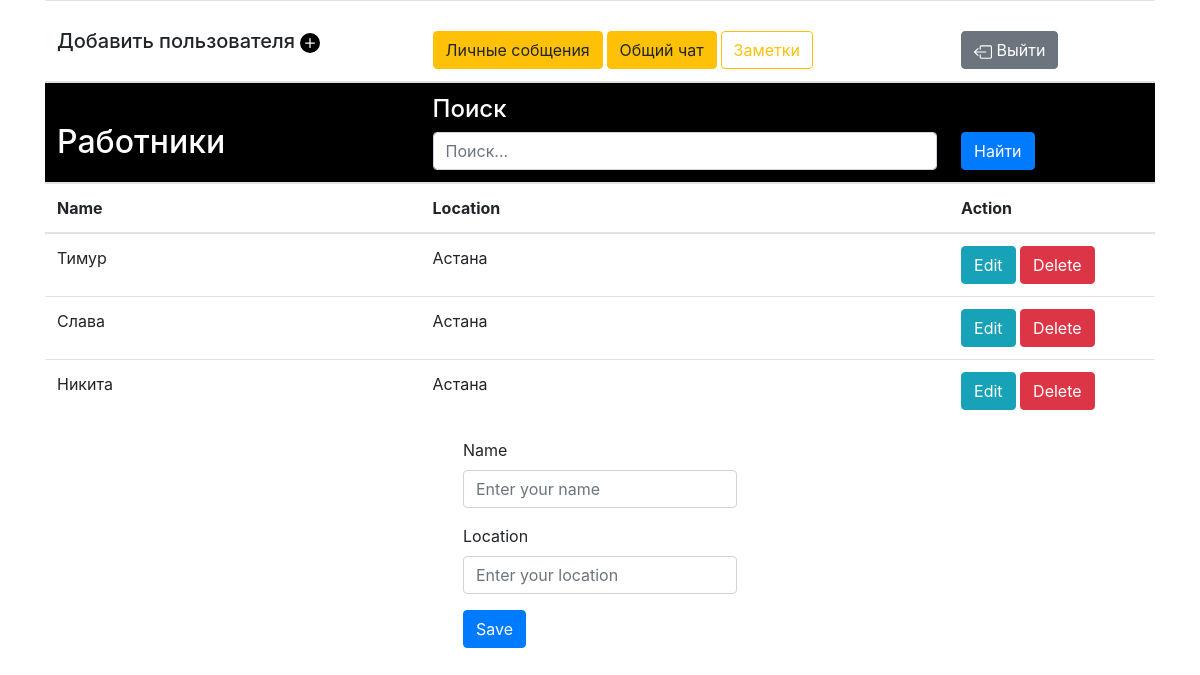
Screenshot of /crud.php with the database file from the repository.
### tables this page shows
CREATE TABLE `data` (
  `id` int(11) NOT NULL,
  `name` varchar(100) NOT NULL,
  `location` varchar(100) NOT NULL
);

### process.php (called while the page is built, shortened)
<?php
$name = "";
$location = "";
$update = false;

### crud.php (the view, shortened to what this page needs)
<!doctype html>
<html lang="ru">
  <head>
    <link rel="stylesheet" href="https://cdn.jsdelivr.net/npm/bootstrap@4.6.0/dist/css/bootstrap.min.css">
    <link rel="stylesheet" href="https://use.fontawesome.com/releases/v5.8.2/css/all.css">
  </head>
  <body>
    <?php require_once 'process.php'; ?>
  <div class="container">
    <?php
      $result = $mysqli->query("SELECT * FROM data") or die($mysqli->error);
    ?>
     <div>
      <table class="table">
        <thead>
          <tr>
            <th><p><h5>Добавить пользователя<a href="add.php" style="color: black">
            <svg xmlns="http://www.w3.org/2000/svg" width="20" height="20" fill="currentColor" class="bi bi-plus-circle-fill" viewBox="0 0 16 16">
            <path d="M16 8A8 8 0 1 1 0 8a8 8 0 0 1 16 0zM8.5 4.5a.5.5 0 0 0-1 0v3h-3a.5.5 0 0 0 0 1h3v3a.5.5 0 0 0 1 0v-3h3a.5.5 0 0 0 0-1h-3v-3z"/>
            </svg></a></h5></p></th>
            <th><a href="allusers.php" class="btn btn-warning">Личные собщения</a> <a href="chat/chat.html" class="btn btn-warning">Общий чат</a> <a href="summernote/summernote.php" class="btn btn-outline-warning">Заметки</a></th>
            <th><a href="/exit.php" class="btn btn-secondary"> Выйти</a></th>
          </tr>
          <tr bgcolor="black">
            <th><h2 style="color:white">Работники</h2></th>
            <form method="post" action="crud.php">
            <th><h4 style="color:white">Поиск</h4><input type="text" name="search" class="form-control" placeholder="Поиск..." id=""></th>
            <th><input type="submit" name="submit" value="Найти" class="btn btn-primary"></th>
            </form>
          </tr>
          <tr>
            <th>Name</th>
            <th>Location</th>
            <th colspan="2">Action</th>
          </tr>
        </thead>
          <?php
          if (isset($_POST['search'])) {
              echo "Результат поиска:";
              $search = htmlspecialchars($_POST['search']);
              $result = $mysqli->query("SELECT * FROM data WHERE `id` LIKE '%$search%' OR `name` LIKE '%$search%' OR `location` LIKE '%$search%'");
              if ($result) {
                  while ($row = $result->fetch_assoc()):
                      echo "<tr>
                      <td>$row[name]</td>
                  <td>$row[location]</td>
                      <td>
                     <a href=\"crud.php?edit=$row[id]\"
                      class=\"btn btn-info\">Edit</a>
                 <a href=\"crud.php?delete=$row[id]\"
                      class=\"btn btn-danger\">Delete</a>
                   </td>
                  </tr>";
                  endwhile;
              }
          } else {
              while ($row = $result->fetch_assoc()):
                  echo "<tr>
          <td>$row[name]</td>
          <td>$row[location]</td>
          <td>
            <a href=\"crud.php?edit=$row[id]\"
              class=\"btn btn-info\">Edit</a>
            <a href=\"crud.php?delete=$row[id]\"
              class=\"btn btn-danger\">Delete</a>
          </td>
        </tr>";
              endwhile;
          }
          ?>
      </table>
     </div>
    <div class="row justify-content-center">
    <form action="process.php" method="POST">
        <div class="form-group">
        <label>Name</label>
        <input type="text" name="name" class="form-control" value="<?php echo $name; ?>" placeholder="Enter your name">
        </div>
        <div class="form-group">
        <label>Location</label>
        <input type="text" name="location" value="<?php echo $location; ?>" class="form-control" placeholder="Enter your location">
        </div>
        <div class="form-group">
        <?php
        if ($update == true):
        ?>
        <button type="sumbit" class="btn btn-primary" name="update">Update</button>
        <?php else: ?>
        <button type="sumbit" class="btn btn-primary" name="save">Save</button>
        <?php endif; ?>
        </div>
    </form>
    </div>
  </body>
</html>

### rows the page displays
data: name "Тимур", location "Астана"
data: name "Слава", location "Астана"
data: name "Никита", location "Астана"
